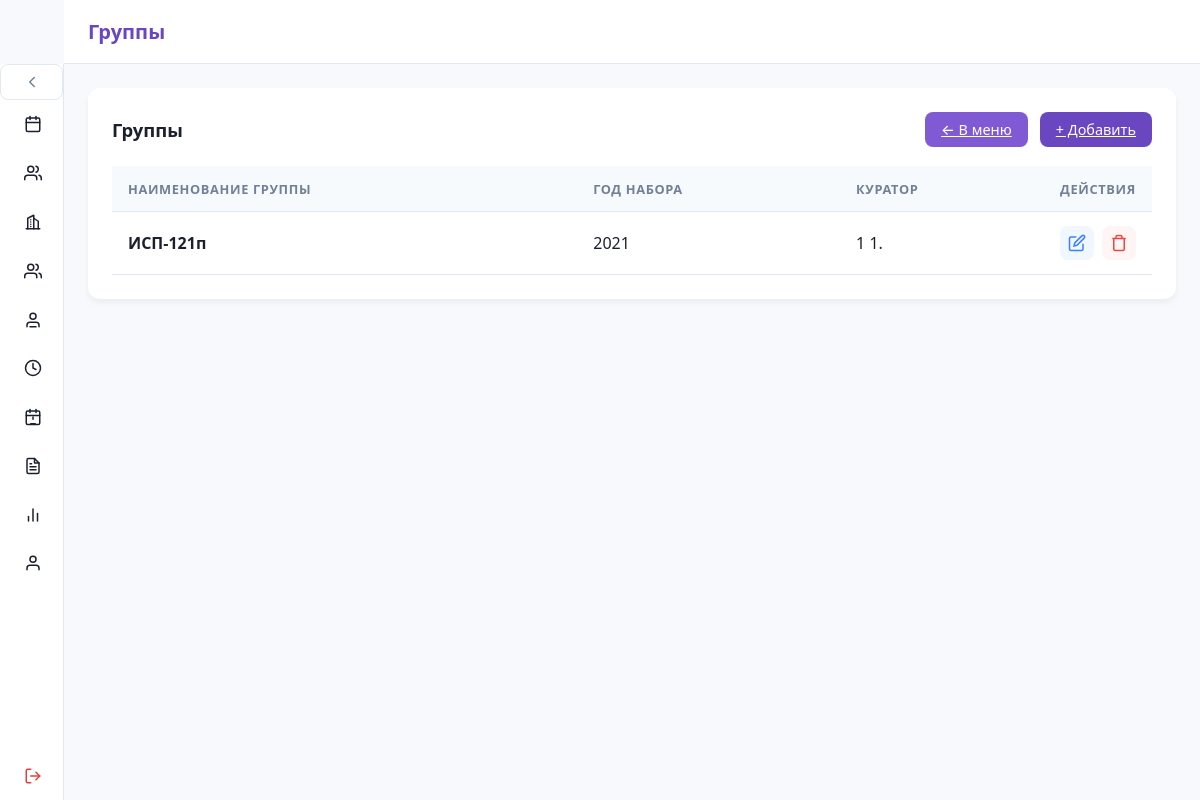
Screenshot of /admin/groups/ with the database file from the repository.
### src/database/models.py (models this page shows)
class Base(DeclarativeBase): ...

class Group(Base):
    __tablename__ = "group"  # 'group' — зарезервированное слово, но в таблице ок
    group_id: Mapped[int] = mapped_column(primary_key=True, autoincrement=True)
    specialization_id: Mapped[int] = mapped_column(
        ForeignKey("specialization.specialization_id", onupdate="CASCADE", ondelete="CASCADE")
    )
    qualification_id: Mapped[int] = mapped_column(
        ForeignKey("qualification.qualification_id", onupdate="CASCADE", ondelete="CASCADE")
    )
    course_id: Mapped[int] = mapped_column(ForeignKey("course.course_id"))
    creation_year: Mapped[int] = mapped_column(Integer)
    curator_id: Mapped[int] = mapped_column(
        ForeignKey("curator.person_id", onupdate="CASCADE", ondelete="CASCADE")
    )
    specialization: Mapped["Specialization"] = relationship("Specialization")
    qualification: Mapped["Qualification"] = relationship("Qualification")
    course: Mapped["Course"] = relationship("Course")
    curator: Mapped["Curator"] = relationship("Curator")

class Person(Base):
    __tablename__ = "person"
    person_id: Mapped[int] = mapped_column(primary_key=True, autoincrement=True)
    surname: Mapped[str] = mapped_column(String(50))
    name: Mapped[str] = mapped_column(String(50))
    patronymic: Mapped[str | None] = mapped_column(String(50), nullable=True)
    photo: Mapped[bytes | None] = mapped_column(LargeBinary, nullable=True)
    passport_number: Mapped[str | None] = mapped_column(String(6), nullable=True)
    passport_serial: Mapped[str | None] = mapped_column(String(4), nullable=True)
    phone: Mapped[str | None] = mapped_column(String(20), nullable=True)

### src/routers/groups.py (the view, shortened to what this page needs)
@groups_bp.route('/', methods=['GET', 'POST'])
def manage_groups():
    db: Session = SessionLocal()
    try:
        groups_raw = db.query(Group).all()
        groups_data = [{'group': g, 'display_name': format_group_name(g)} for g in groups_raw]
        specs = db.query(Specialization).all()
        quals = db.query(Qualification).all()
        courses = db.query(Course).all()
        curators = db.query(Curator).all()
        edit_group = None
        edit_id = request.args.get('edit')
        if edit_id:
            edit_group = db.query(Group).get(int(edit_id))
        return render_template('admin_groups.html',
                               title="Группы",
                               groups_data=groups_data,
                               specs=specs, quals=quals, courses=courses, curators=curators,
                               edit_group=edit_group)
    finally:
        db.close()

### src/routers/groups.py (called while the page is built)
def format_group_name(group):
    if not all([group.specialization, group.qualification, group.course]):
        return f"Группа #{group.group_id}"
    spec = group.specialization.specialization_reduction
    course = group.course.course_name
    year_suffix = f"{group.creation_year % 100:02d}"  # Берём последние 2 цифры (2024 -> 24)
    qual = group.qualification.qualification_reduction
    return f"{spec}-{course}{year_suffix}{qual}"

### src/templates/admin_groups.html (shortened to what this page needs)
{% extends "base.html" %}
{% block content %}
<div class="card">
  <div class="card-header">
    <h2 class="card-title">{{ title }}</h2>
    <div style="display: flex; gap: 0.75rem;">
      <a href="/adminpanel" class="btn btn-cancel">← В меню</a>
      <a href="#modal" class="btn btn-add">+ Добавить</a>
    </div>
  </div>
  <table>
    <thead>
      <tr>
        <th>Наименование группы</th>
        <th>Год набора</th>
        <th>Куратор</th>
        <th style="width: 100px;">Действия</th>
      </tr>
    </thead>
    <tbody>
      {% for item in groups_data %}
      <tr>
        <td><strong>{{ item.display_name }}</strong></td>
        <td>{{ item.group.creation_year }}</td>
        <td>
          {% if item.group.curator %}
            {{ item.group.curator.person.surname }} {{ item.group.curator.person.name[0] }}.
          {% else %}
            <span style="color: var(--muted);">—</span>
          {% endif %}
        </td>
        <td class="actions">
          <a href="?edit={{ item.group.group_id }}" class="btn-icon btn-edit" title="Редактировать">
            <svg viewBox="0 0 24 24" style="width:18px;height:18px;fill:none;stroke:currentColor;stroke-width:2"><path d="M11 4H4a2 2 0 0 0-2 2v14a2 2 0 0 0 2 2h14a2 2 0 0 0 2-2v-7"/><path d="M18.5 2.5a2.121 2.121 0 0 1 3 3L12 15l-4 1 1-4 9.5-9.5z"/></svg>
          </a>
          <form method="POST" style="display:inline;">
            <button type="submit" class="btn-icon btn-delete" title="Удалить">
              <svg viewBox="0 0 24 24" style="width:18px;height:18px;fill:none;stroke:currentColor;stroke-width:2"><polyline points="3 6 5 6 21 6"/><path d="M19 6v14a2 2 0 0 1-2 2H7a2 2 0 0 1-2-2V6m3 0V4a2 2 0 0 1 2-2h4a2 2 0 0 1 2 2v2"/></svg>
            </button>
          </form>
        </td>
      </tr>
      {% else %}
      <tr><td colspan="4" style="text-align:center; color:var(--muted); padding: 2rem;">Список групп пуст</td></tr>
      {% endfor %}
    </tbody>
  </table>
</div>
{% endblock %}

### src/static/css/main_styles.css (style rules this page uses)
:root { --bg: #f8f9fc; --surface: #ffffff; --primary: #6b46c1; --primary-light: #d6bcfa; --success: #38a169; --success-hover: #2f855a; --danger: #e53e3e; --danger-hover: #c53030; --cancel: #805ad5; --cancel-hover: #6b46c1; --text: #1a202c; --muted: #718096; --border: #e2e8f0; --shadow-sm: 0 1px 3px rgba(0,0,0,0.05); --shadow-md: 0 4px 6px rgba(0,0,0,0.05); --radius: 12px; --sidebar-collapsed-width: 64px; --sidebar-expanded-width: 260px; --header-height: 64px; }
* { box-sizing: border-box; margin: 0; padding: 0; }
body { font-family: system-ui, -apple-system, sans-serif; background: var(--bg); color: var(--text); min-height: 100vh; }
.card { background: var(--surface); border-radius: var(--radius); box-shadow: var(--shadow-md); padding: 1.5rem; margin-bottom: 1.5rem; }
.card-header { display: flex; justify-content: space-between; align-items: center; margin-bottom: 1.2rem; flex-wrap: wrap; gap: 0.75rem; }
.card-title { font-size: 1.15rem; font-weight: 600; }
table { width: 100%; border-collapse: collapse; margin-top: 0.5rem; }
th, td { padding: 0.85rem 1rem; text-align: left; border-bottom: 1px solid var(--border); }
th { background: #f7fafc; font-weight: 600; color: var(--muted); font-size: 0.8rem; text-transform: uppercase; letter-spacing: 0.05em; }
.btn { padding: 0.5rem 1rem; border: none; border-radius: 8px; font-size: 0.9rem; cursor: pointer; transition: all 0.2s; font-weight: 500; display: inline-flex; align-items: center; gap: 0.5rem; }
.btn-delete { background: var(--danger); color: #fff; }
.btn-cancel { background: var(--cancel); color: #fff; }
.btn-add { background: var(--primary); color: #fff; }
.actions { display: flex; gap: 0.5rem; }
.btn-icon { display: inline-flex; align-items: center; justify-content: center; width: 34px; height: 34px; border: none; border-radius: 8px; cursor: pointer; text-decoration: none; transition: 0.2s; }
.btn-edit { background: #f0f7ff; color: #3b82f6; }
.btn-delete { background: #fff5f5; color: #ef4444; }

### rows the page displays
Group: group.creation_year "2021"
Person: group.curator.person.surname "1", group.curator.person "1"

### other values shown
{{ title }} "Группы"
{{ item.display_name }} "ИСП-121п"
